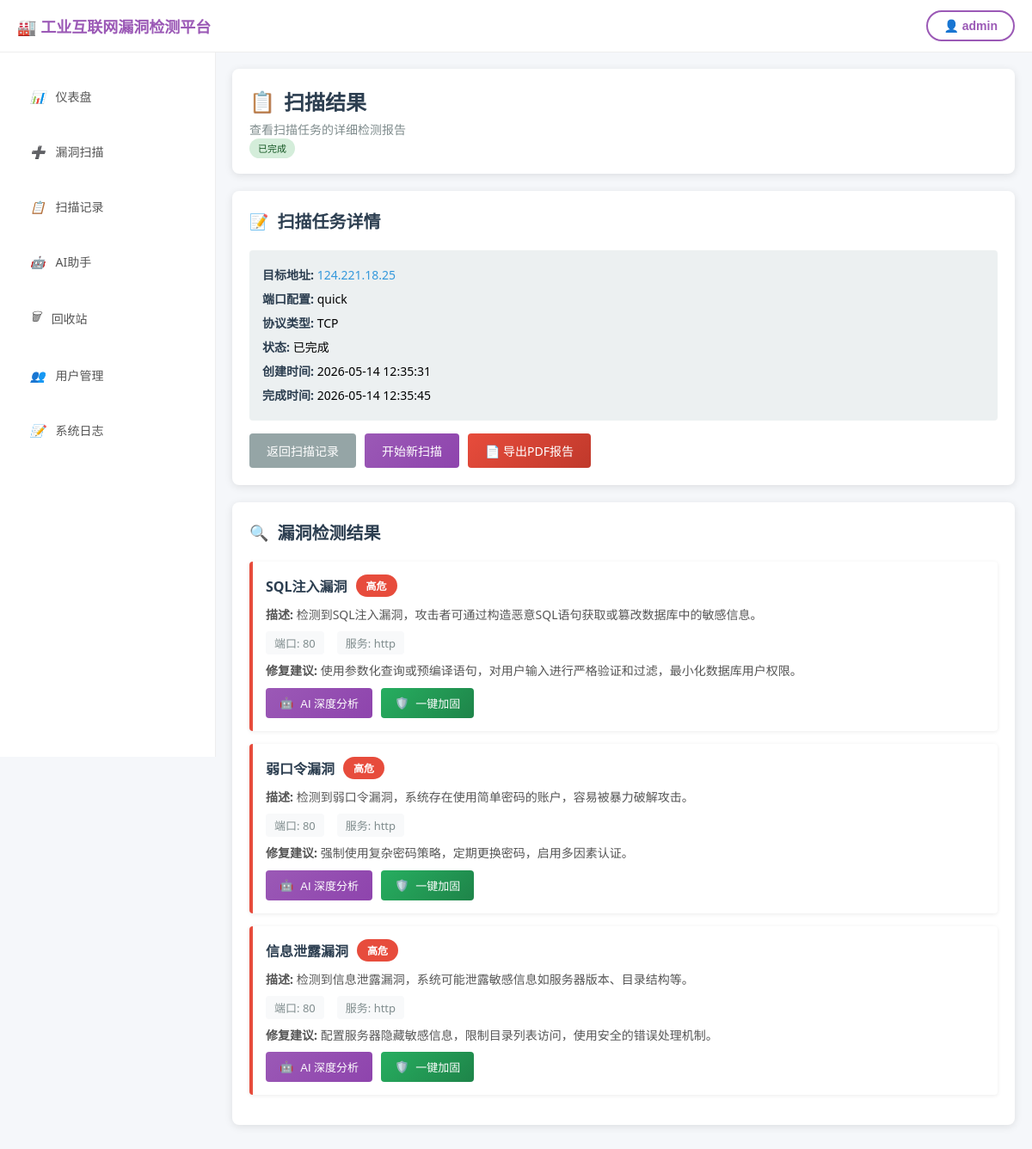
Screenshot of /task/84 (signed in) with the database file from the repository.
### models.py (models this page shows, shortened)
class ScanTask(db.Model):
    __tablename__ = 'scan_tasks'
    id = db.Column(db.Integer, primary_key=True)
    user_id = db.Column(db.Integer, db.ForeignKey('users.id'), nullable=False, comment='用户ID')
    target_ip = db.Column(db.String(255), nullable=False, comment='目标IP/域名')
    ports_config = db.Column(db.String(500), default='1-1000', comment='端口配置')
    status = db.Column(db.String(20), default='pending', comment='状态: pending/running/completed/failed')
    protocol = db.Column(db.String(10), default='tcp', comment='协议: tcp/udp')
    web_scan = db.Column(db.Boolean, default=False, comment='是否启用Web漏洞扫描')
    vuln_type = db.Column(db.String(20), default='protocol', comment='漏洞类型: protocol/system/application')
    result_json = db.Column(db.Text, comment='扫描结果JSON')
    ai_summary = db.Column(db.Text, comment='AI生成的摘要')
    pdf_path = db.Column(db.String(500), comment='PDF报告路径')
    created_at = db.Column(db.DateTime, default=datetime.utcnow, comment='创建时间')
    completed_at = db.Column(db.DateTime, comment='完成时间')
    is_deleted = db.Column(db.Boolean, default=False, comment='是否已删除(回收站)')
    deleted_at = db.Column(db.DateTime, comment='删除时间')
    vulnerabilities = db.relationship('Vulnerability', backref='task', lazy='dynamic', cascade='all, delete-orphan')
    def get_status_text(self):
        status_map = {
            'pending': '等待中',
            'running': '扫描中',
            'completed': '已完成',
            'failed': '失败'
        }
        return status_map.get(self.status, '未知')

class Vulnerability(db.Model):
    __tablename__ = 'vulnerabilities'
    id = db.Column(db.Integer, primary_key=True)
    task_id = db.Column(db.Integer, db.ForeignKey('scan_tasks.id'), nullable=False, comment='任务ID')
    risk_level = db.Column(db.String(10), default='low', comment='风险等级: high/mid/low')
    name = db.Column(db.String(255), nullable=False, comment='漏洞名称')
    description = db.Column(db.Text, comment='漏洞描述')
    solution = db.Column(db.Text, comment='修复建议')
    cve_id = db.Column(db.String(50), comment='CVE编号')
    port = db.Column(db.Integer, comment='相关端口')
    service = db.Column(db.String(100), comment='相关服务')
    created_at = db.Column(db.DateTime, default=datetime.utcnow, comment='创建时间')
    def get_risk_text(self):
        text_map = {
            'high': '高危',
            'mid': '中危',
            'low': '低危'
        }
        return text_map.get(self.risk_level, '未知')

### app.py (the view)
@app.route('/task/<int:task_id>')
@login_required
def task_detail(task_id):
    task = ScanTask.query.get_or_404(task_id)
    if session.get('role') != 'admin' and task.user_id != session['user_id']:
        abort(403)
    result = None
    if task.result_json:
        try:
            result = json.loads(task.result_json)
        except:
            result = None
    vulnerabilities = task.vulnerabilities.all()
    return render_template('user/task_detail.html', task=task, result=result, vulnerabilities=vulnerabilities)

### app.py (called while the page is built)
def login_required(f):
    @wraps(f)
    def decorated_function(*args, **kwargs):
        if 'user_id' not in session:
            flash('请先登录', 'warning')
            return redirect(url_for('login'))
        return f(*args, **kwargs)
    return decorated_function

### templates/user/task_detail.html (shortened to what this page needs)
{% extends "base.html" %}
{% block content %}
<div class="page-header">
    <div class="d-flex justify-content-between align-items-center">
        <div>
            <h1 class="page-title">
                <span class="header-icon">📋</span>
                扫描结果
            </h1>
            <p class="page-subtitle">查看扫描任务的详细检测报告</p>
        </div>
        <div class="d-flex align-items-center gap-3">
            <span class="badge badge-{{ task.status }} fs-6 px-3 py-2" id="taskStatus">
                {{ task.get_status_text() }}
            </span>
        </div>
    </div>
</div>
<div class="card">
    <h2><span class="card-icon">📝</span>扫描任务详情</h2>
    <div class="info-box">
        <strong>目标地址:</strong> <a href="http://{{ task.target_ip }}" target="_blank">{{ task.target_ip }}</a><br>
        <strong>端口配置:</strong> {{ task.ports_config }}<br>
        <strong>协议类型:</strong> {{ task.protocol.upper() }}<br>
        <strong>状态:</strong> {{ task.get_status_text() }}<br>
        <strong>创建时间:</strong> {{ task.created_at.strftime('%Y-%m-%d %H:%M:%S') }}<br>
        <strong>完成时间:</strong> {{ task.completed_at.strftime('%Y-%m-%d %H:%M:%S') if task.completed_at else '-' }}
    </div>
    <div class="btn-group mt-3">
        <a href="{{ url_for('tasks') }}" class="btn btn-secondary">返回扫描记录</a>
        <a href="{{ url_for('scan') }}" class="btn btn-primary">开始新扫描</a>
        {% if task.status == 'completed' %}
        <a href="{{ url_for('export_report', task_id=task.id) }}" class="btn btn-export" target="_blank">📄 导出PDF报告</a>
        {% endif %}
    </div>
</div>
{% if task.status == 'running' %}
<div class="card scan-progress-card">
    <div class="card-body">
        <div class="scan-animation-container">
            <div class="scan-ring"></div>
            <div class="scan-ring delay-1"></div>
            <div class="scan-ring delay-2"></div>
            <div class="scan-center">
                <i class="bi bi-search"></i>
            </div>
        </div>
        <h4 class="mt-4 text-center">正在扫描中...</h4>
        <p class="text-muted text-center">扫描过程可能需要几分钟，请耐心等待</p>
        <div class="progress mt-4" style="max-width: 400px; margin: 0 auto;">
            <div class="progress-bar scan-progress" role="progressbar" style="width: 100%"></div>
        </div>
    </div>
</div>
{% elif task.status == 'completed' %}
<div class="card">
    <h2><span class="card-icon">🔍</span>漏洞检测结果</h2>
    {% if vulnerabilities %}
        {% for vuln in vulnerabilities %}
        <div class="vuln-card vuln-{{ vuln.risk_level }}">
            <h3>{{ vuln.name }} <span class="severity severity-{{ vuln.risk_level }}">{{ vuln.get_risk_text() }}</span></h3>
            <p><strong>描述:</strong> {{ vuln.description }}</p>
            <div class="vuln-meta">
                <span class="meta-item">端口: {{ vuln.port }}</span>
                {% if vuln.service %}
                <span class="meta-item">服务: {{ vuln.service }}</span>
                {% endif %}
            </div>
            {% if vuln.solution %}
            <p><strong>修复建议:</strong> {{ vuln.solution }}</p>
            {% endif %}
            <div class="btn-group mt-2" style="gap: 10px;">
                <button class="btn btn-ai" onclick="aiAnalyze({{ vuln.id }}, '{{ vuln.name }}')">
                    <span>🤖</span> AI 深度分析
                </button>
                <button class="btn btn-fix" onclick="quickFix({{ vuln.id }}, '{{ vuln.name }}')">
                    <span>🛡️</span> 一键加固
                </button>
            </div>
        </div>
        {% endfor %}
    {% else %}
        <div class="empty-state success">
            <span class="success-icon">✓</span>
            <h3>未发现漏洞</h3>
            <p>目标主机在本次扫描中未发现已知漏洞。</p>
        </div>
    {% endif %}
</div>
{% endif %}
{% endblock %}

### templates/base.html (style rules this page uses)
body { font-family: 'Segoe UI', Tahoma, Geneva, Verdana, sans-serif; margin: 0; padding: 0; background-color: #f5f7fa; }
.page-header { margin-bottom: 20px; }
.page-header h1 { margin: 0; color: #2c3e50; font-size: 24px; display: flex; align-items: center; gap: 10px; }
.page-header p { margin: 5px 0 0 0; color: #7f8c8d; font-size: 14px; }
.card { background: white; border-radius: 12px; box-shadow: 0 2px 10px rgba(0,0,0,0.08); padding: 20px; }
.card h3 { margin: 0 0 20px 0; color: #2c3e50; font-size: 16px; font-weight: 600; }
.btn { display: inline-block; padding: 12px 30px; background-color: #3498db; color: white; text-decoration: none; border-radius: 4px; transition: background-color 0.3s; border: none; font-size: 16px; cursor: pointer; }
.btn-primary { background: linear-gradient(135deg, #9b59b6 0%, #8e44ad 100%); color: white; }
.badge { padding: 4px 10px; border-radius: 12px; font-size: 11px; font-weight: 500; }
.badge-completed { background: #d4edda; color: #155724; }
.btn-secondary { background-color: #95a5a6; }

### templates/user/task_detail.html (style rules this page uses)
.page-header { background-color: white; padding: 20px; border-radius: 8px; box-shadow: 0 2px 10px rgba(0,0,0,0.1); margin-bottom: 20px; }
.page-header .page-title { margin: 0; color: #2c3e50; font-size: 24px; display: flex; align-items: center; gap: 10px; }
.page-header .header-icon { font-size: 24px; }
.page-header .page-subtitle { color: #7f8c8d; font-size: 14px; margin: 5px 0 0 0; }
.card { background: white; border-radius: 8px; box-shadow: 0 2px 10px rgba(0,0,0,0.1); padding: 20px; margin-bottom: 20px; }
.card h2 { margin: 0 0 20px 0; color: #2c3e50; font-size: 20px; display: flex; align-items: center; gap: 10px; }
.card-icon { font-size: 18px; }
.info-box { background-color: #ecf0f1; padding: 15px; border-radius: 4px; margin-bottom: 15px; font-size: 14px; line-height: 2; }
.info-box strong { color: #2c3e50; }
.info-box a { color: #3498db; text-decoration: none; word-break: break-all; }
.btn-group { display: flex; gap: 10px; }
.btn { display: inline-flex; align-items: center; gap: 8px; padding: 10px 20px; border-radius: 4px; text-decoration: none; font-weight: 500; transition: all 0.3s; border: none; cursor: pointer; font-size: 14px; }
.btn-primary { background-color: #3498db; color: white; }
.btn-secondary { background-color: #95a5a6; color: white; }
.btn-export { background: linear-gradient(135deg, #e74c3c 0%, #c0392b 100%); color: white; }
.btn-ai { background: linear-gradient(135deg, #9b59b6 0%, #8e44ad 100%); color: white; padding: 8px 16px; font-size: 13px; }
.btn-fix { background: linear-gradient(135deg, #27ae60 0%, #1e8449 100%); color: white; padding: 8px 16px; font-size: 13px; }
.vuln-card { border-left: 4px solid; padding: 15px; margin-bottom: 15px; background: white; border-radius: 4px; box-shadow: 0 1px 5px rgba(0,0,0,0.08); }
.vuln-card h3 { margin: 0 0 10px 0; font-size: 16px; display: flex; align-items: center; gap: 10px; }
.vuln-card p { margin: 8px 0; font-size: 14px; color: #555; line-height: 1.6; }
.vuln-high { border-color: #e74c3c; }
.severity { display: inline-block; padding: 4px 12px; border-radius: 20px; font-size: 12px; font-weight: bold; color: white; }
.severity-high { background-color: #e74c3c; }
.vuln-meta { display: flex; gap: 15px; font-size: 13px; color: #7f8c8d; }
.meta-item { background: #f8f9fa; padding: 4px 10px; border-radius: 4px; }

### rows the page displays
ScanTask: get_status_text "已完成", target_ip "124.221.18.25", ports_config "quick", protocol "TCP", created_at "2026-05-14 12:35:31", completed_at "2026-05-14 12:35:45"
Vulnerability: name "SQL注入漏洞", get_risk_text "高危", description "检测到SQL注入漏洞，攻击者可通过构造恶意SQL语句获取或篡改数据库中的敏感信息。", port "80", service "http", solution "使用参数化查询或预编译语句，对用户输入进行严格验证和过滤，最小化数据库用户权限。"
Vulnerability: name "弱口令漏洞", get_risk_text "高危", description "检测到弱口令漏洞，系统存在使用简单密码的账户，容易被暴力破解攻击。", port "80", service "http", solution "强制使用复杂密码策略，定期更换密码，启用多因素认证。"
Vulnerability: name "信息泄露漏洞", get_risk_text "高危", description "检测到信息泄露漏洞，系统可能泄露敏感信息如服务器版本、目录结构等。", port "80", service "http", solution "配置服务器隐藏敏感信息，限制目录列表访问，使用安全的错误处理机制。"

### other values shown
{{ session.get('username', '用户') }} "admin"
